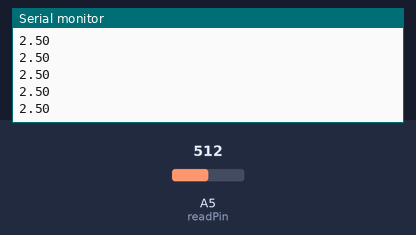
The sketch below on a simulated Arduino Uno, built with avr-gcc and run on an emulated ATmega328P. On the bench: the last lines printed to the serial monitor. Inputs (shaded band) come from the test bench; at power-on: A5 (readPin) = 512.

Above: at 1.2 s.
1.3 s: A5 (readPin) set to 716
At 1.33 s:
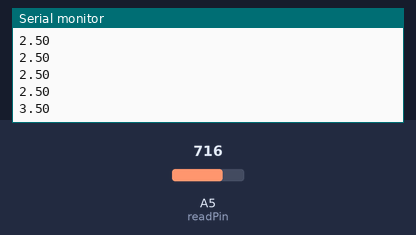
2.8 s: A5 (readPin) set to 900
At 2.84 s:
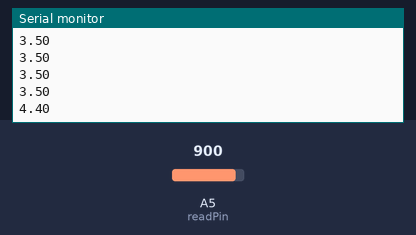
Timing chart, 0 to 5.8 s (numbered marks = the images above; inputs shaded):
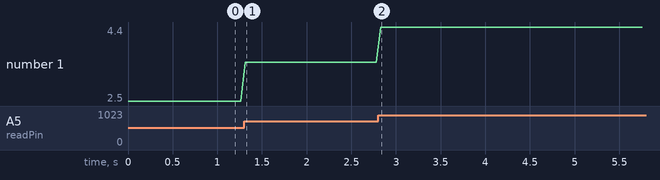

The sketch:

patentionmeter.ino
```cpp
/*
Project to make a pin fade in and out w/ a patentionmeter..
*/
const int VOLTMAX = 1023; // Max volt int
const byte readPin = A5; // LED pin
float readInp;

void setup() {
  // put your setup code here, to run once:
  pinMode(readPin, INPUT);
  Serial.begin(9600);
}

void loop() {
  // put your main code here, to run repeatedly:
  readInp = (5./1023.) * analogRead(readPin); // Algorithm to output voltage.
  Serial.println(readInp);
  delay(50);
}
```

Measured:
- after the input at 1.3 s, the serial monitor: prints a new line at once (image 1)
- after the input at 2.8 s, the serial monitor: prints a new line at once (image 2)
- plotted number 1: 2.5 → 3.5 after the input at 1.3 s, 3.5 → 4 after the input at 2.8 s
